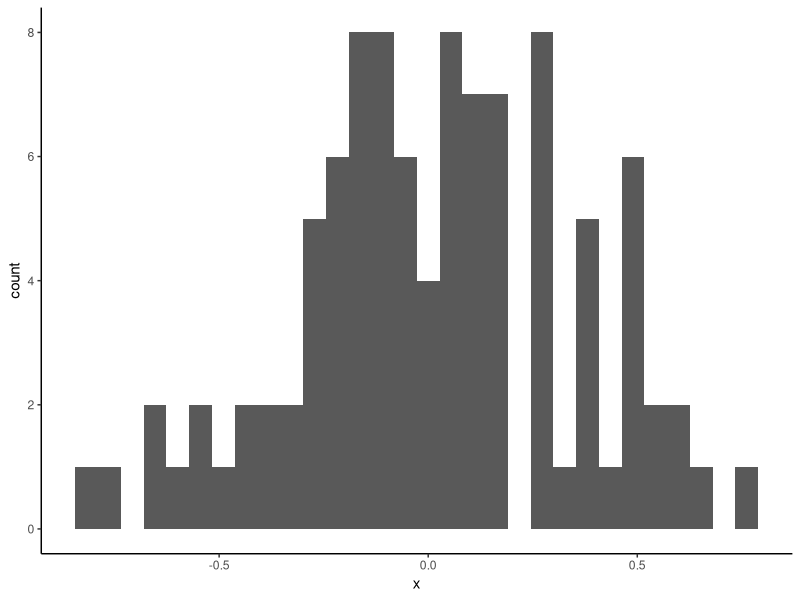
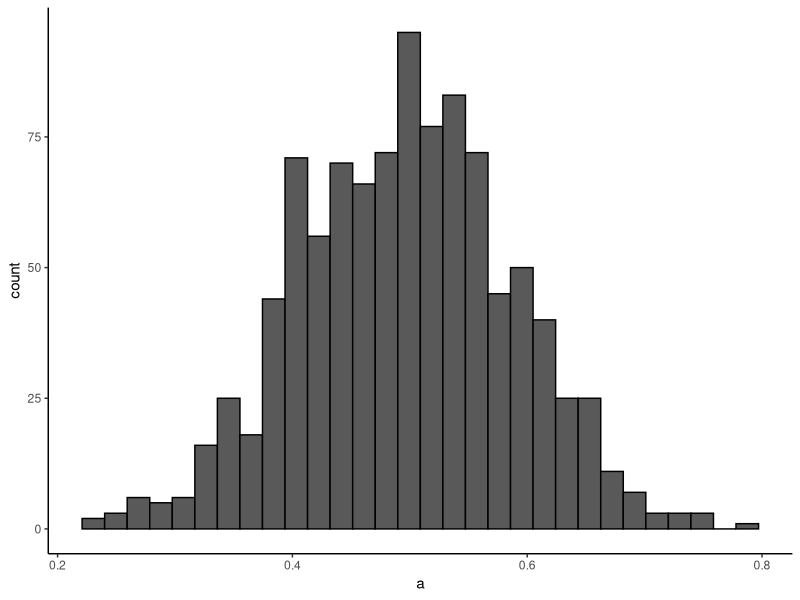
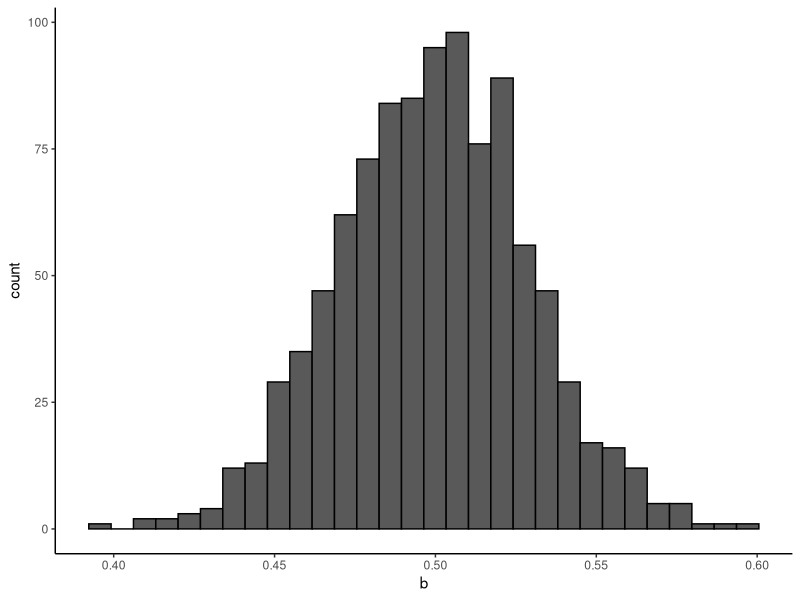
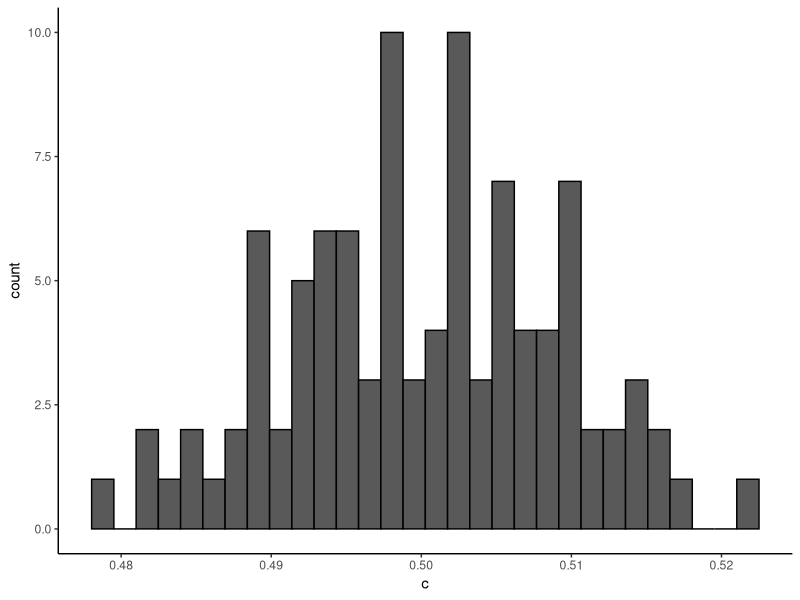
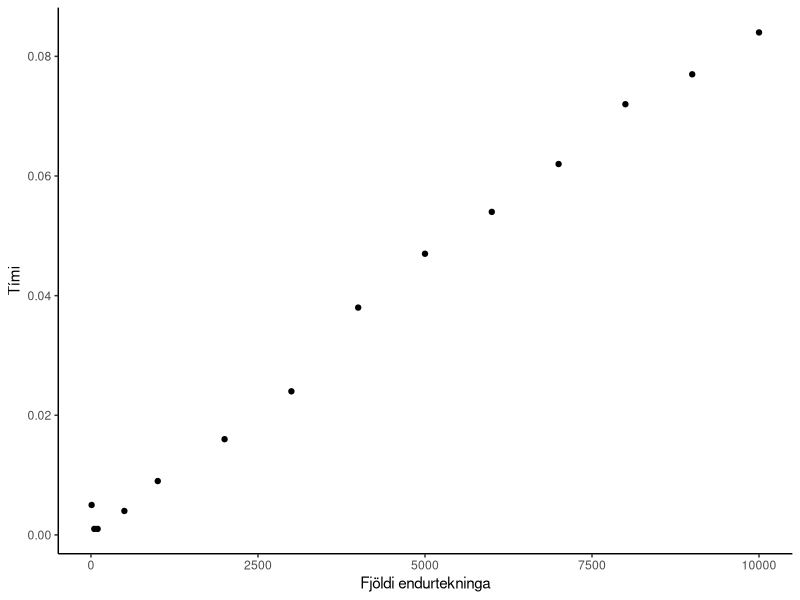

These figures' R source, in order:
## ---- chunk 1
library(ggplot2)
## ---- chunk 2
rnorm(100, mean=0, sd=1)
## ---- chunk 3
rnorm(50, mean=10, sd=5)
## ---- chunk 4
runif(30, min=0, max=10)
## ---- chunk 5
replicate(10, mean(rnorm(100)))
## ---- chunk 6
x <- replicate(100, mean(rnorm(10)))
xdata <- as.data.frame(x)

ggplot(xdata, aes(x=x)) + geom_histogram() + theme_classic()
## ---- chunk 7
a <- replicate(1000, mean(runif(10)))
adata <- as.data.frame(a)

ggplot(adata, aes(x=a)) + geom_histogram(colour="black") + theme_classic()
## ---- chunk 8
b <- replicate(1000, mean(runif(100)))
bdata <- as.data.frame(b)

ggplot(bdata, aes(x=b)) + geom_histogram(colour="black") + theme_classic()
## ---- chunk 9
c <- replicate(100, mean(runif(1000)))
cdata <- as.data.frame(c)

ggplot(cdata, aes(x=c)) + geom_histogram(colour="black") + theme_classic()
## ---- chunk 10
mean(xdata$x)
sd(xdata$x)
## ---- chunk 11
x2 <- replicate(1000000, mean(rnorm(10)))
xdata2 <- as.data.frame(x2)
## ---- chunk 12
mean(xdata2$x2)
sd(xdata2$x2)
## ---- chunk 13
system.time(replicate(100, mean(rnorm(10))))
## ---- chunk 14
system.time(replicate(1000, mean(rnorm(10))))
## ---- chunk 15
system.time(replicate(10000, mean(rnorm(10))))
## ---- chunk 16
system.time(replicate(100000, mean(rnorm(10))))
## ---- chunk 17
system.time(replicate(1000000, mean(rnorm(10))))
## ---- chunk 18
system.time(replicate(2000000, mean(rnorm(10))))
## ---- chunk 19
system.time(mean(1:10^8))
## ---- chunk 20
system.time(print(mean(1:10^8)))
## ---- chunk 21
x = c(10, 50, 100, 500, 1000, 2000, 3000, 4000, 5000, 6000, 7000, 8000, 9000, 10000)
y = c(0.005, 0.001, 0.001, 0.004, 0.009, 0.016, 0.024, 0.038, 0.047, 0.054, 0.062, 0.072, 0.077, 0.084)

timi.data <- data.frame(x, y)
## ---- chunk 22
ggplot(timi.data, aes(x=x, y=y)) + geom_point() + 
  xlab("Fjöldi endurtekninga") + ylab("Tími") + theme_classic()
## ---- chunk 23
system.time(replicate(100, mean(rnorm(10))))
## ---- chunk 24
system.time(replicate(100, mean(rnorm(100))))
## ---- chunk 25
system.time(replicate(100, mean(rnorm(1000))))
## ---- chunk 26
system.time(replicate(100, mean(rnorm(10000))))
## ---- chunk 27
system.time(replicate(100, mean(rnorm(1000000))))
